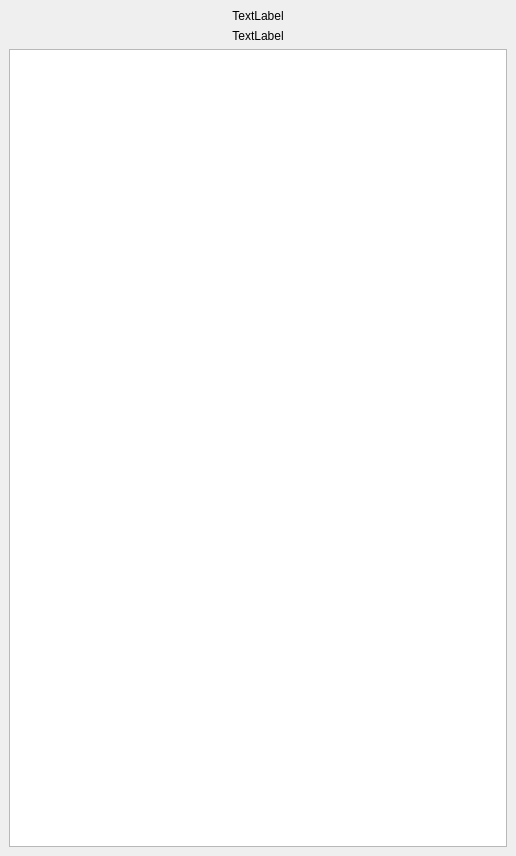
<?xml version="1.0" encoding="UTF-8"?>
<ui version="4.0">
 <class>YouTransAboutWindow</class>
 <widget class="QMainWindow" name="YouTransAboutWindow">
  <property name="geometry">
   <rect>
    <x>0</x>
    <y>0</y>
    <width>516</width>
    <height>856</height>
   </rect>
  </property>
  <property name="windowTitle">
   <string>MainWindow</string>
  </property>
  <widget class="QWidget" name="centralwidget">
   <layout class="QVBoxLayout" name="verticalLayout_2">
    <item>
     <layout class="QHBoxLayout" name="horizontalLayout">
      <item>
       <spacer name="horizontalSpacer">
        <property name="orientation">
         <enum>Qt::Horizontal</enum>
        </property>
        <property name="sizeHint" stdset="0">
         <size>
          <width>40</width>
          <height>20</height>
         </size>
        </property>
       </spacer>
      </item>
      <item>
       <layout class="QVBoxLayout" name="verticalLayout">
        <item>
         <widget class="QLabel" name="about_logo_label">
          <property name="text">
           <string>TextLabel</string>
          </property>
          <property name="alignment">
           <set>Qt::AlignCenter</set>
          </property>
         </widget>
        </item>
        <item>
         <widget class="QLabel" name="about_version_label">
          <property name="text">
           <string>TextLabel</string>
          </property>
          <property name="alignment">
           <set>Qt::AlignCenter</set>
          </property>
         </widget>
        </item>
       </layout>
      </item>
      <item>
       <spacer name="horizontalSpacer_2">
        <property name="orientation">
         <enum>Qt::Horizontal</enum>
        </property>
        <property name="sizeHint" stdset="0">
         <size>
          <width>40</width>
          <height>20</height>
         </size>
        </property>
       </spacer>
      </item>
     </layout>
    </item>
    <item>
     <widget class="QTextBrowser" name="about_text_browser"/>
    </item>
   </layout>
  </widget>
 </widget>
 <resources/>
 <connections/>
</ui>
